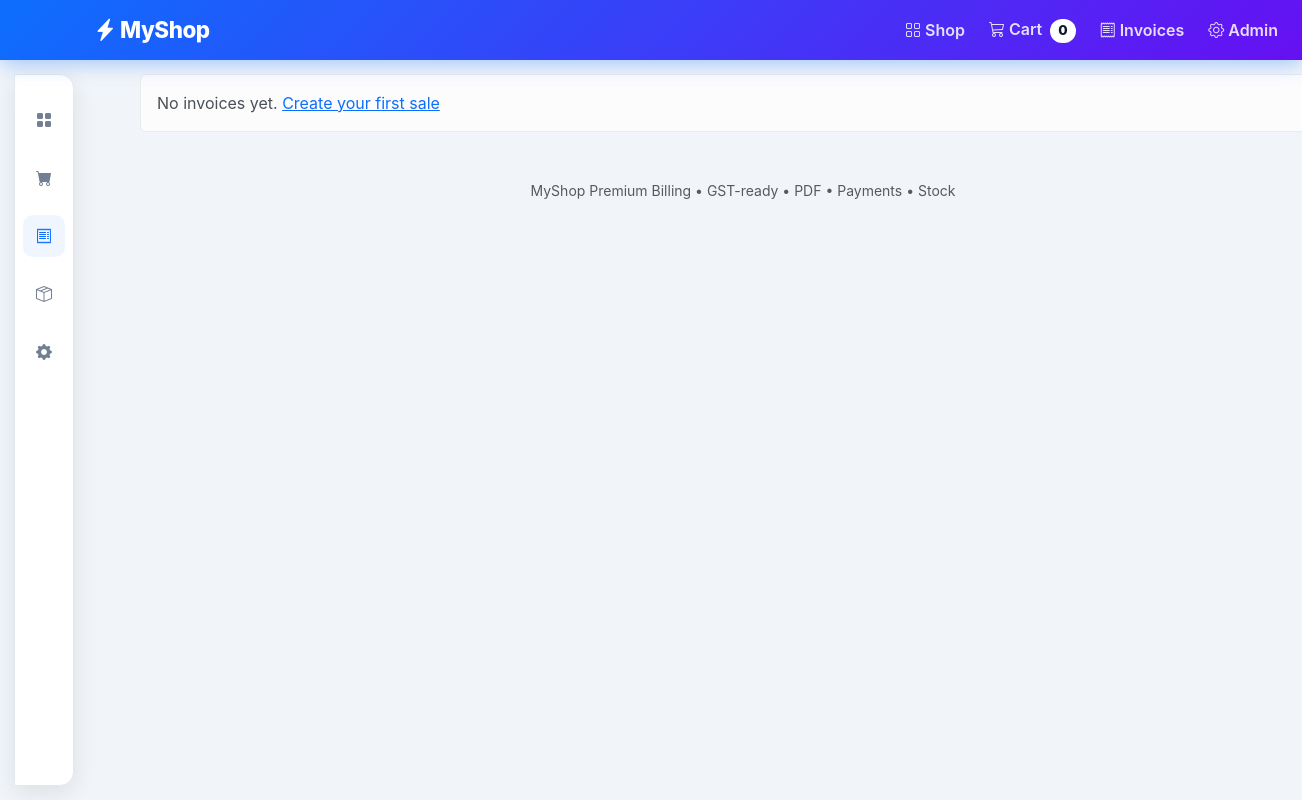
The app's page /invoices, older data.
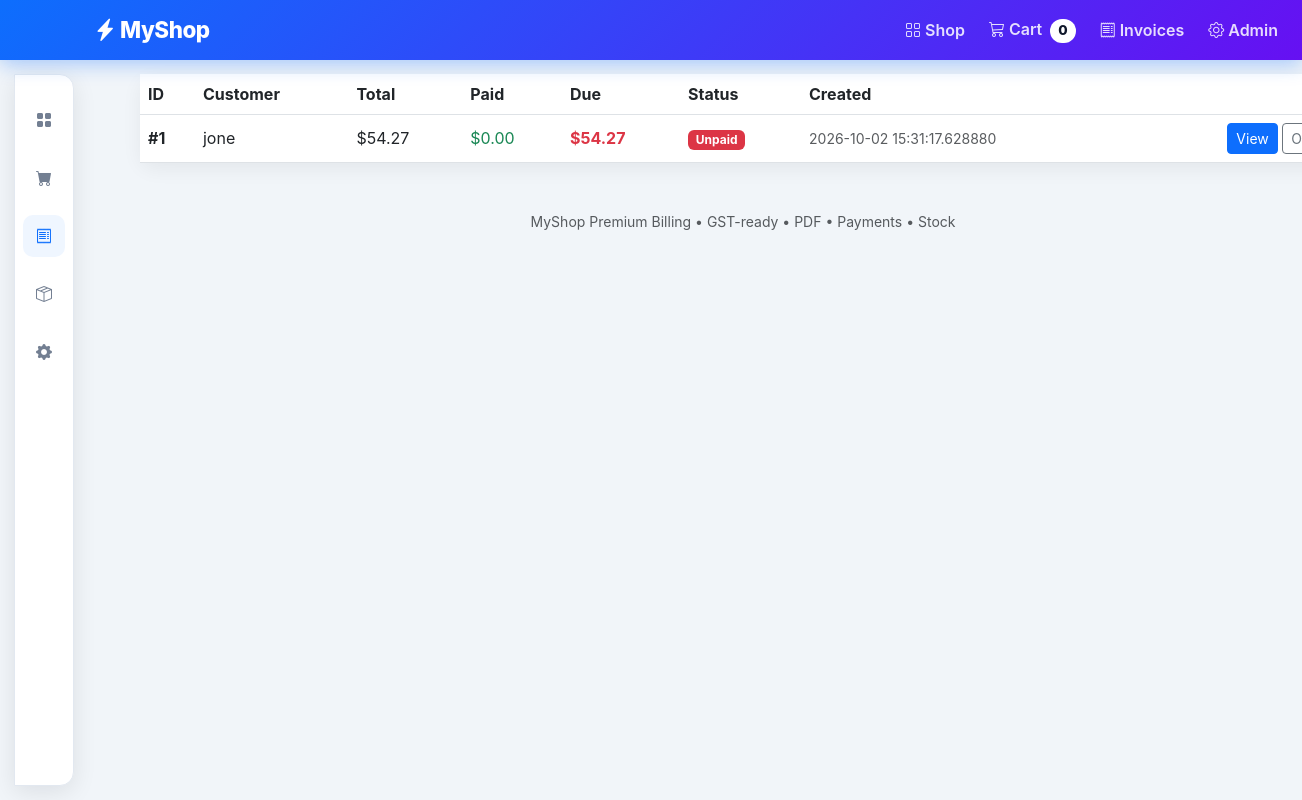
The same page, newer data.
### tables this page shows
CREATE TABLE invoices (
    id INTEGER PRIMARY KEY AUTOINCREMENT,
    customer TEXT,
    subtotal REAL DEFAULT 0,
    discount REAL DEFAULT 0,
    tax REAL DEFAULT 0,
    total REAL,
    status TEXT DEFAULT 'Unpaid',
    created TEXT
);

### app.py (the view)
@app.route("/invoices")
def invoices():
    db = get_db()
    status_f = request.args.get("status", "")
    if status_f in ("Paid", "Partially Paid", "Unpaid"):
        rows = db.execute("SELECT * FROM invoices WHERE status = ? ORDER BY created DESC", (status_f,)).fetchall()
    else:
        rows = db.execute("SELECT * FROM invoices ORDER BY created DESC").fetchall()
    enriched = []
    for inv in rows:
        paid = db.execute("SELECT COALESCE(SUM(amount),0) FROM payments WHERE invoice_id = ?", (inv["id"],)).fetchone()[0] or 0
        outstanding = (inv["total"] or 0) - paid
        status = _invoice_status(inv["total"], paid)
        if status != (inv["status"] or ""):
            try:
                db.execute("UPDATE invoices SET status = ? WHERE id = ?", (status, inv["id"]))
                db.commit()
            except Exception:
                pass
        d = dict(inv)
        d["paid"] = paid
        d["outstanding"] = outstanding
        d["derived_status"] = status
        enriched.append(d)
    return render_template("invoices.html", invoices=enriched, active_status=status_f)

### app.py (called while the page is built)
def get_db():
    db = getattr(g, "db", None)
    if db is None:
        db = g.db = sqlite3.connect(DB_PATH)
        db.row_factory = sqlite3.Row
    return db

def _cols(db, table):
    try:
        return [r[1] for r in db.execute(f"PRAGMA table_info({table})").fetchall()]
    except Exception:
        return []

@app.before_request
def ensure_migrations():
    if DB_PATH.exists():
        try:
            migrate_db()
        except Exception:
            pass

def _invoice_status(inv_total, paid):
    if paid <= 0:
        return "Unpaid"
    if paid >= (inv_total or 0) - 0.01:
        return "Paid"
    return "Partially Paid"

### templates/invoices.html
{% extends "layout.html" %}
{% block content %}
  <div class="d-flex justify-content-between align-items-center mb-3 flex-wrap gap-2">
    <h3 class="fw-bold mb-0">Invoices</h3>
    <div class="d-flex gap-2">
      <a href="/invoices" class="btn btn-sm {{ 'btn-dark' if not active_status else 'btn-outline-secondary' }}">All</a>
      <a href="/invoices?status=Paid" class="btn btn-sm {{ 'btn-success' if active_status=='Paid' else 'btn-outline-success' }}">Paid</a>
      <a href="/invoices?status=Partially Paid" class="btn btn-sm {{ 'btn-warning' if active_status=='Partially Paid' else 'btn-outline-warning' }}">Partial</a>
      <a href="/invoices?status=Unpaid" class="btn btn-sm {{ 'btn-danger' if active_status=='Unpaid' else 'btn-outline-danger' }}">Unpaid</a>
    </div>
  </div>
  {% if invoices %}
    <div class="card shadow-sm">
      <div class="table-responsive">
      <table class="table align-middle mb-0">
        <thead><tr><th>ID</th><th>Customer</th><th>Total</th><th>Paid</th><th>Due</th><th>Status</th><th>Created</th><th></th></tr></thead>
        <tbody>
          {% for inv in invoices %}
            <tr>
              <td class="fw-bold">#{{ inv.id }}</td>
              <td>{{ inv.customer }}</td>
              <td>${{ '%.2f'|format(inv.total) }}</td>
              <td class="text-success">${{ '%.2f'|format(inv.paid) }}</td>
              <td class="fw-bold {{ 'text-danger' if inv.outstanding > 0 else 'text-muted' }}">${{ '%.2f'|format(inv.outstanding) }}</td>
              <td>
                {% if inv.derived_status == 'Paid' %}<span class="badge bg-success">Paid</span>
                {% elif inv.derived_status == 'Partially Paid' %}<span class="badge bg-warning text-dark">Partial</span>
                {% else %}<span class="badge bg-danger">Unpaid</span>{% endif %}
              </td>
              <td class="small text-muted">{{ inv.created }}</td>
              <td class="text-end"><a href="/invoice/{{ inv.id }}" class="btn btn-sm btn-primary">View</a> <a href="/order/{{ inv.id }}" class="btn btn-sm btn-outline-secondary">Order</a></td>
            </tr>
          {% endfor %}
        </tbody>
      </table>
      </div>
    </div>
  {% else %}
    <div class="alert alert-light">No invoices yet. <a href="/">Create your first sale</a></div>
  {% endif %}
{% endblock %}

Row changes from the older to the newer data that the page shows:
added invoices: id "1", customer "jone", total "54.27", paid "0.00", outstanding "54.27", created "2026-10-02 15:31:17.628880"
Text that changed along with them:
text no longer shown: "No invoices yet. Create your first sale"
text now shown: "ID Customer Total Paid Due Status Created"
